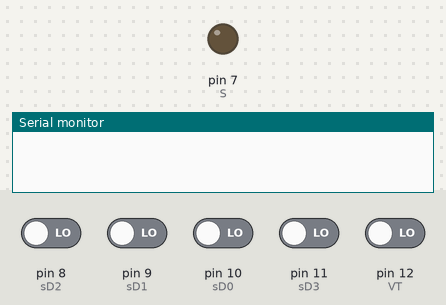
The sketch below on a simulated Arduino Uno, built with avr-gcc and run on an emulated ATmega328P. Parts: output pins drawn as LEDs (lit = HIGH), the last lines printed to the serial monitor. Inputs (shaded band) come from the test bench; at power-on: pin 8 (sD2), pin 9 (sD1), pin 10 (sD0), pin 11 (sD3), pin 12 (VT) LOW.

Above: at 1.2 s.
1.3 s: pin 12 (VT) driven HIGH
At 2.4 s:
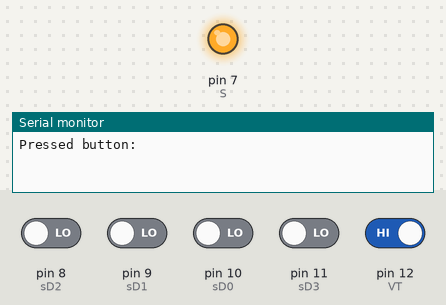
Timing chart, 0 to 4.3 s (numbered marks = the images above; inputs shaded):
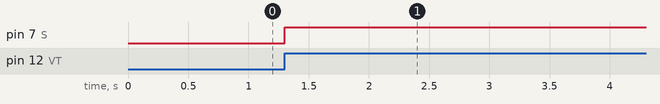

Measured:
- after the input at 1.3 s, pin 7 (S): LOW → HIGH at once

The sketch:

RControl.ino
```cpp
const int sD0 = 10;
const int sD1 = 9;
const int sD2 = 8;
const int sD3 = 11;
const int VT = 12;
const int S = 7;
bool sF = false;
unsigned long currentMillis = 0;
unsigned long previousMillis = 0;
const int DEBOUNCE = 200;


void setup() {

  Serial.begin(9600);

  pinMode(VT, INPUT);
  pinMode(sD0, INPUT);
  pinMode(sD1, INPUT);
  pinMode(sD2, INPUT);
  pinMode(sD3, INPUT);
  pinMode(S, OUTPUT);
}


void loop() {
  currentMillis = millis();
  if(digitalRead(VT)) {
    if(currentMillis - previousMillis >= DEBOUNCE) {

      Serial.print("Pressed button: ");
      sF = !sF;
      digitalWrite(S, sF);

      if(digitalRead(sD0)) Serial.println("A\n");
      if(digitalRead(sD1)) Serial.println("B\n");
      if(digitalRead(sD2)) Serial.println("C\n");
      if(digitalRead(sD3)) Serial.println("D\n");
    }
    previousMillis = currentMillis;
  }
}
```
